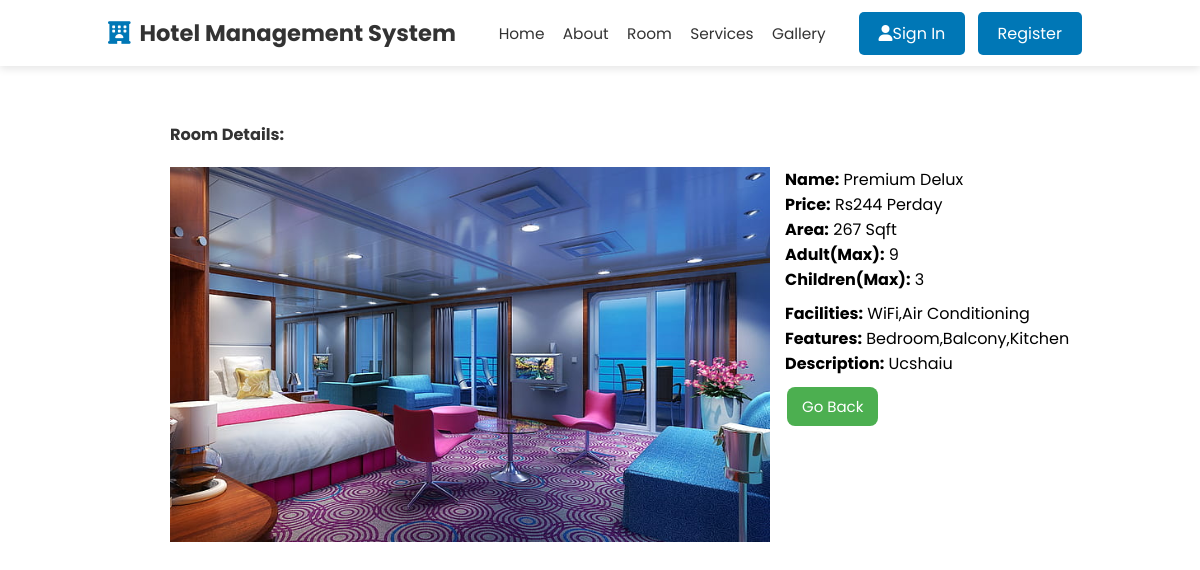
Page /room_details.php?room_id=33 on the committed database.
### tables this page shows
CREATE TABLE `room_categories` (
  `room_id` int(11) NOT NULL,
  `name` varchar(255) NOT NULL,
  `price` varchar(255) NOT NULL,
  `image` varchar(255) NOT NULL,
  `area` varchar(255) NOT NULL,
  `quantity` int(50) NOT NULL,
  `adult` int(50) NOT NULL,
  `children` int(50) NOT NULL,
  `desc` varchar(1000) NOT NULL,
  `facilities` varchar(50) NOT NULL,
  `features` varchar(55) NOT NULL
);

### room_details.php (the view, shortened to what this page needs)
<?php
@include 'config.php';
include 'topnav.php';
?>
<html>
<head>
</head>
<body>
    <div class="view">
  <?php
  if (isset($_GET['room_id'])) {
    $id = $_GET['room_id'];
    $result = mysqli_query($conn, "SELECT * FROM room_categories WHERE room_id='$id'");
    $row = mysqli_fetch_assoc($result);
    if ($row) {
      echo '<h1> Room Details: </h1>';
      echo '<img src="./admin/uploaded_img/' . $row['image'] . '">';
      echo '<p><strong>Name:</strong> ' . $row['name'] . '</p>';
      echo '<p><strong>Price:</strong> Rs' . $row['price'] . ' perday</p>';
      echo '<p><strong>Area:</strong> ' . $row['area'] . ' sqft</p>';
      echo '<p><strong>Adult(Max):</strong> ' . $row['adult'] . '</p>';
      echo '<p><strong>Children(Max):</strong> ' . $row['children'] . '</p><br>';
      echo '<p><strong>Facilities:</strong> ' . $row['facilities'] . '</p>';
      echo '<p><strong>Features:</strong> ' . $row['features'] . '</p>';
      echo '<p><strong>Description:</strong> ' . $row['desc'] . '</p>';
      echo '<br><a href="booking_history.php" class="goback">Go Back</a>';
    } else {
      echo 'Room category not found.';
    }
  } else {
    echo 'Invalid request.';
  }
  ?>
  </div>
</body>
</html>

### topnav.php (style rules this page uses)
:root { --primary:#0077b6; --secondary:#48cae4; --black:#333; --white:#fff; --box-shadow: 0 .5rem 1rem rgba(0, 0, 0, 0.1); }
* { font-family: 'Poppins', sans-serif; margin: 0; padding: 0; box-sizing: border-box; outline: none; border: none; text-decoration: none; text-transform: capitalize; transition: .2s linear; }
html { font-size: 50.5%; overflow-x: hidden; scroll-padding-top: 9rem; scroll-behavior: smooth; }

### room_details.php (style rules this page uses)
.view { margin-left: 150px; font-family: Arial, sans-serif; padding: 20px; }
h1 { margin-top: 90px; color: #333; margin-bottom: 20px; }
p { font-size: 16px; margin:0; }
strong { font-weight: bold; }
img { margin-right:15px; max-width: 600px; max-height: 400px; margin-bottom: 20px; float: left; }
a { color: #007bff; text-decoration: none; margin-right: 10px; }
.goback { display: inline-block; padding: 8px 15px; font-size: 15px; background-color: #4caf50; color: #fff; border: none; border-radius: 8px; cursor: pointer; text-decoration: none; margin: 2px; }

### rows in the picture
room_categories: image (picture), name "Premium Delux", price "244", area "267", adult "9", children "3", facilities "WiFi,Air Conditioning", features "Bedroom,Balcony,Kitchen", desc "Ucshaiu"
